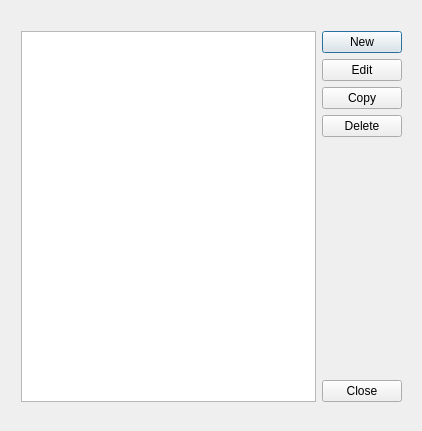
<?xml version="1.0" encoding="UTF-8"?>
<ui version="4.0">
 <class>EditItemsDialog</class>
 <widget class="QDialog" name="EditItemsDialog">
  <property name="geometry">
   <rect>
    <x>0</x>
    <y>0</y>
    <width>422</width>
    <height>431</height>
   </rect>
  </property>
  <property name="windowTitle">
   <string>Dialog</string>
  </property>
  <widget class="QWidget" name="layoutWidget">
   <property name="geometry">
    <rect>
     <x>21</x>
     <y>31</y>
     <width>381</width>
     <height>371</height>
    </rect>
   </property>
   <layout class="QGridLayout" name="gridLayout">
    <item row="0" column="1">
     <widget class="QPushButton" name="newButton">
      <property name="text">
       <string>New</string>
      </property>
     </widget>
    </item>
    <item row="1" column="1">
     <widget class="QPushButton" name="editButton">
      <property name="text">
       <string>Edit</string>
      </property>
     </widget>
    </item>
    <item row="2" column="1">
     <widget class="QPushButton" name="copyButton">
      <property name="text">
       <string>Copy</string>
      </property>
     </widget>
    </item>
    <item row="3" column="1">
     <widget class="QPushButton" name="deleteButton">
      <property name="text">
       <string>Delete</string>
      </property>
     </widget>
    </item>
    <item row="4" column="1">
     <spacer name="verticalSpacer">
      <property name="orientation">
       <enum>Qt::Vertical</enum>
      </property>
      <property name="sizeHint" stdset="0">
       <size>
        <width>20</width>
        <height>40</height>
       </size>
      </property>
     </spacer>
    </item>
    <item row="5" column="1">
     <widget class="QPushButton" name="closeButton">
      <property name="text">
       <string>Close</string>
      </property>
     </widget>
    </item>
    <item row="0" column="0" rowspan="6">
     <widget class="QListView" name="listView"/>
    </item>
   </layout>
  </widget>
 </widget>
 <resources/>
 <connections>
  <connection>
   <sender>closeButton</sender>
   <signal>clicked()</signal>
   <receiver>EditItemsDialog</receiver>
   <slot>accept()</slot>
   <hints>
    <hint type="sourcelabel">
     <x>370</x>
     <y>393</y>
    </hint>
    <hint type="destinationlabel">
     <x>406</x>
     <y>340</y>
    </hint>
   </hints>
  </connection>
 </connections>
</ui>
